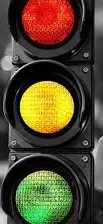
#> input picture Projects/Q1/image5.jpg, 103 x 224 px
$ python Project1.py
#> lines starting #> are read from the running program, lines starting #| are printed output that depends on the picture; after the words box and inside, x2 and y2 are one past the last pixel; in counts of white or black regions, pixels touching at a corner belong together
import cv2
import os
import numpy as np
import matplotlib.pyplot as plt

corrects = 0
# labels = # read a text file. red: 0; yellow: 1; green: 2;
# labels = split(labels)

img_bgr = cv2.imread(r'image5.jpg')
#> img_bgr is the input picture: shape (224, 103, 3); mean B, G, R 46.6, 73, 83.5
img_hsv = cv2.cvtColor(img_bgr, cv2.COLOR_BGR2HSV)
#> img_hsv: shape (224, 103, 3); mean H, S, V 31.4, 84.8, 91.1

cv2.imshow('HSV', img_hsv)

green_mask = cv2.inRange(img_hsv, (45, 25, 25), (65, 255,255))
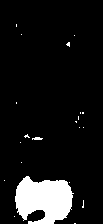
#> green_mask: shape (224, 103); 9.2% white; 21 white regions (19 under 20 px), largest, box (x1, y1, x2, y2) and area: (15, 176, 74, 224) 2041, (32, 137, 43, 140) 25
yellow_mask = cv2.inRange(img_hsv, (22, 93, 0), (45, 255, 255))
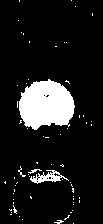
#> yellow_mask: shape (224, 103); 11.1% white; 66 white regions (61 under 20 px), largest, box (x1, y1, x2, y2) and area: (19, 79, 75, 130) 2111, (30, 170, 69, 184) 227, (28, 169, 42, 174) 26, (18, 166, 26, 177) 22, (54, 220, 64, 224) 20
red_mask1 = cv2.inRange(img_hsv, (0, 120, 70), (10, 255, 255))
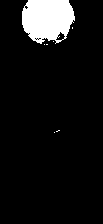
#> red_mask1: shape (224, 103); 8% white; 7 white regions (6 under 20 px), largest, box (x1, y1, x2, y2) and area: (22, 0, 75, 44) 1835
red_mask2 = cv2.inRange(img_hsv, (170, 120, 70), (180, 255, 255))
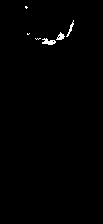
#> red_mask2: shape (224, 103); 0.65% white in thin lines or dots, all inside (x1, y1, x2, y2) = (25, 6, 74, 45)
red_mask = red_mask1 + red_mask2
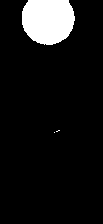
#> red_mask: shape (224, 103); 8.7% white; 3 white regions (2 under 20 px), largest, box (x1, y1, x2, y2) and area: (22, 0, 75, 45) 1991

plt.subplot(131)
plt.imshow(green_mask)
plt.subplot(132)
plt.imshow(yellow_mask)
plt.subplot(133)
plt.imshow(red_mask)
plt.show()

if np.count_nonzero(red_mask) >= np.count_nonzero(green_mask) and np.count_nonzero(red_mask) >= np.count_nonzero(yellow_mask):
    color = 0    # red
elif np.count_nonzero(yellow_mask) >= np.count_nonzero(red_mask) and np.count_nonzero(yellow_mask) >= np.count_nonzero(green_mask):
    color = 1    # yellow
elif np.count_nonzero(green_mask) >= np.count_nonzero(red_mask) and np.count_nonzero(green_mask) >= np.count_nonzero(yellow_mask):
    color = 2    # green

# if color == labels[i]:
    # corrects += 1
print(color)
# plt.imshow(m)

$ run again, with Projects/Q1/330px-Modern_British_LED_Traffic_Light.jpg copied over Projects/Q1/image5.jpg
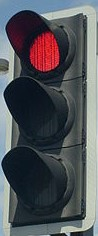
#> input picture Projects/Q1/330px-Modern_British_LED_Traffic_Light.jpg, 98 x 236 px
#> img_bgr is the input picture: shape (236, 98, 3); mean B, G, R 89, 84.3, 81.7
#> img_hsv: shape (236, 98, 3); mean H, S, V 96.3, 78.7, 97.1
#> `green_mask = cv2.inRange(img_hsv, (45, 25, 25), (65, 255,255))`:
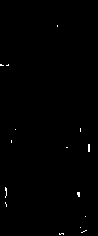
#> green_mask: shape (236, 98); 0.37% white in thin lines or dots, all inside (x1, y1, x2, y2) = (0, 25, 90, 235)
#> yellow_mask: shape (236, 98); 0.01% white in thin lines or dots, all inside (x1, y1, x2, y2) = (61, 232, 79, 235)
#> red_mask1: shape (236, 98); 0.16% white in thin lines or dots, all inside (x1, y1, x2, y2) = (37, 33, 58, 71)
#> `red_mask2 = cv2.inRange(img_hsv, (170, 120, 70), (180, 255, 255))`:
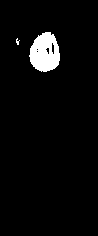
#> red_mask2: shape (236, 98); 4% white; 2 white regions (1 under 20 px), largest, box (x1, y1, x2, y2) and area: (29, 32, 60, 72) 906
#> red_mask: shape (236, 98); 4.1% white; 2 white regions (1 under 20 px), largest, box (x1, y1, x2, y2) and area: (29, 32, 60, 72) 942

$ run again, with Projects/Q1/green1.jpg copied over Projects/Q1/image5.jpg
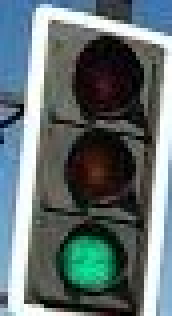
#> input picture Projects/Q1/green1.jpg, 43 x 79 px (shown 4 times larger)
#> img_bgr is the input picture: shape (79, 43, 3); mean B, G, R 112.7, 111.8, 98.4
#> img_hsv: shape (79, 43, 3); mean H, S, V 67.3, 77.2, 120.7
#> `green_mask = cv2.inRange(img_hsv, (45, 25, 25), (65, 255,255))`:
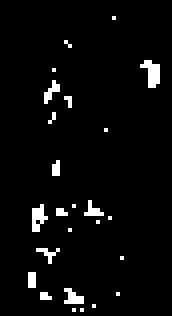
#> green_mask: shape (79, 43) (shown 4 times larger); 3.7% white in thin lines or dots, all inside (x1, y1, x2, y2) = (7, 4, 40, 78)
#> yellow_mask: shape (79, 43); 1.4% white in thin lines or dots, all inside (x1, y1, x2, y2) = (13, 9, 37, 78)
#> red_mask1: shape (79, 43); 0.35% white in thin lines or dots, all inside (x1, y1, x2, y2) = (22, 41, 26, 45)
#> red_mask2: shape (79, 43); every value is 0
#> `plt.show()`:
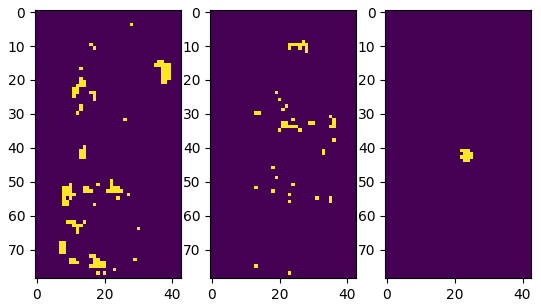
#> figure drawn by matplotlib, 3 panels

$ run again, with Projects/Q1/images (1).jpg copied over Projects/Q1/image5.jpg
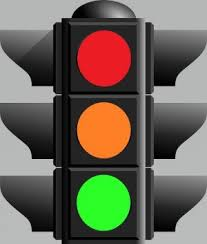
#> input picture Projects/Q1/images (1).jpg, 207 x 244 px
#> img_bgr is the input picture: shape (244, 207, 3); mean B, G, R 87, 100.9, 106.2
#> img_hsv: shape (244, 207, 3); mean H, S, V 41.2, 42.5, 116.9
#> `green_mask = cv2.inRange(img_hsv, (45, 25, 25), (65, 255,255))`:
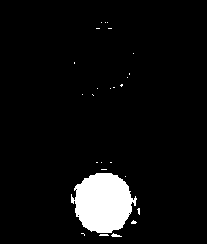
#> green_mask: shape (244, 207); 5.9% white; 26 white regions (24 under 20 px), largest, box (x1, y1, x2, y2) and area: (71, 173, 137, 233) 2838, (111, 233, 122, 237) 25
#> yellow_mask: shape (244, 207); 0.17% white in thin lines or dots, all inside (x1, y1, x2, y2) = (63, 49, 136, 240)
#> red_mask1: shape (244, 207); 0.49% white in thin lines or dots, all inside (x1, y1, x2, y2) = (77, 31, 132, 158)
#> red_mask2: shape (244, 207); 4.6% white; 1 white region, box (x1, y1, x2, y2) and area: (77, 29, 132, 87) 2304
#> `red_mask = red_mask1 + red_mask2`:
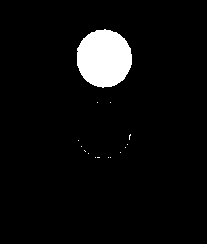
#> red_mask: shape (244, 207); 5.1% white; 15 white regions (14 under 20 px), largest, box (x1, y1, x2, y2) and area: (77, 29, 132, 88) 2529
